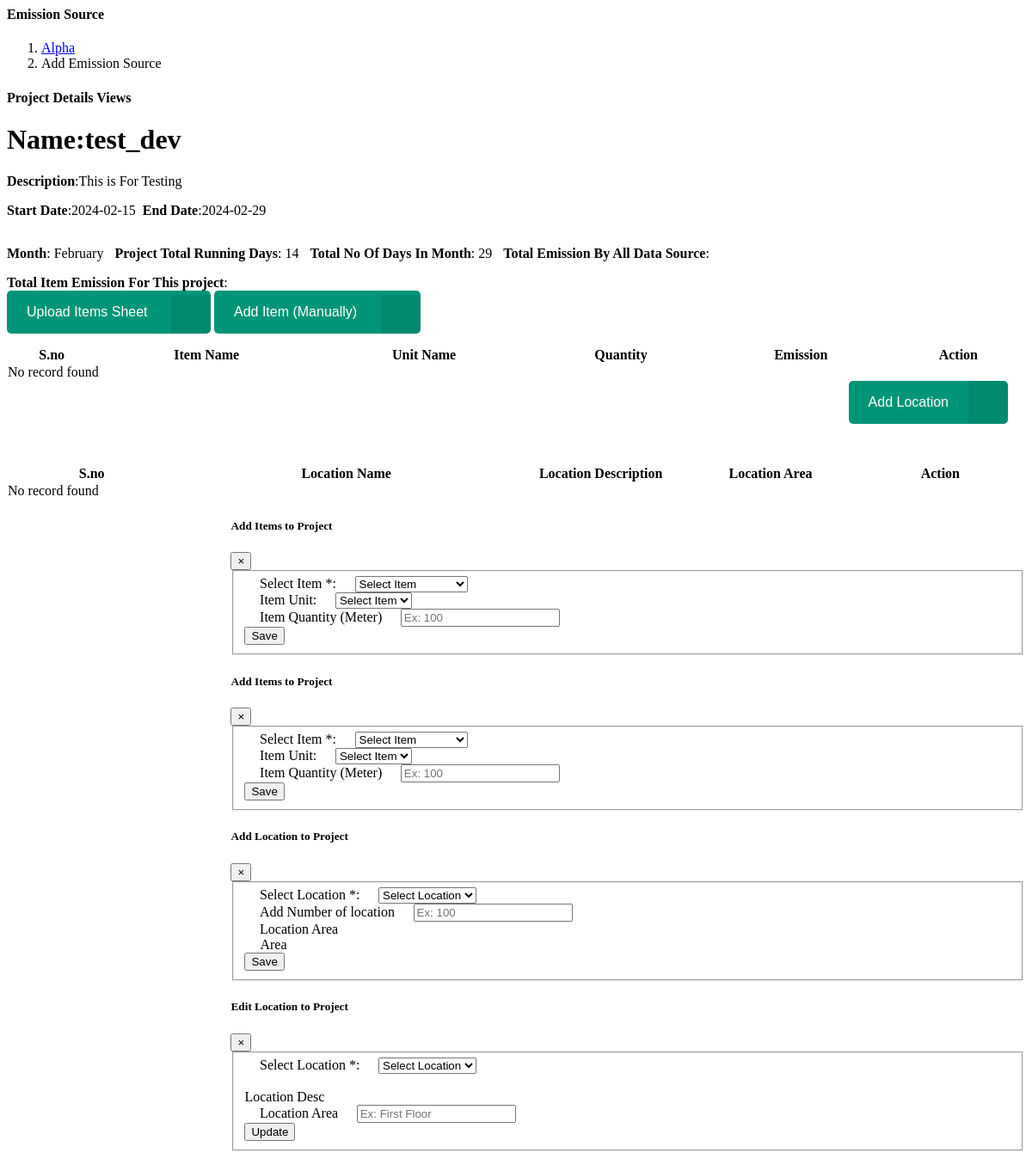
/alpha20feb/view-project_detail.php?view=test_dev (signed in), run on the app's committed database.
### tables this page shows
CREATE TABLE `project_master` (
  `project_master_id` int(11) NOT NULL,
  `project_name` varchar(250) NOT NULL,
  `project_master_location_id` varchar(100) NOT NULL,
  `project_master_description` longtext NOT NULL,
  `project_master_is_visibility` int(11) NOT NULL DEFAULT 0,
  `project_master_status` int(11) NOT NULL,
  `project_master_start_date` date NOT NULL,
  `project_master_end_date` date NOT NULL,
  `project_created_on` datetime NOT NULL,
  `project_updated_on` datetime NOT NULL,
  `project_created_by` int(11) NOT NULL,
  `project_updated_by` int(11) NOT NULL,
  `project_user_id` int(11) DEFAULT NULL
);

### alpha20feb/view-project_detail.php (the view, shortened to what the rows shown need)
<link href="plugins/datatables/dataTables.bootstrap4.min.css" rel="stylesheet" type="text/css" />
<link href="plugins/datatables/buttons.bootstrap4.min.css" rel="stylesheet" type="text/css" />
<link href="plugins/datatables/responsive.bootstrap4.min.css" rel="stylesheet" type="text/css" />
<link href="plugins/datatables/select.bootstrap4.min.css" rel="stylesheet" type="text/css" />
<link href="plugins/sweetalert2/sweetalert2.min.css" rel="stylesheet" type="text/css" />
<?php include 'config.php';
$data = new Databases;
?>
 <div class="content-page">
        <div class="content">
            <div class="container-fluid">
                <div class="row">
                    <div class="col-12">
                        <div class="card-box table-responsive">
                         <?php if(isset($_GET['view'])){
                         $view = $_GET['view'];
                         $where =$view;
                         $getDataByid = $data->select_where('project_master',$where);
                         }else{
                             $projectID=-1;
                         }
                         ?>
                      <div classs="row">
                          <div class="col-md-12 text-center"><h1 class="c-font"><strong>Name</strong>:<?=$getDataByid[0]['project_name'];?></h1></div>
                          <div class="col-md-12"><p><strong>Description</strong>:<?=$getDataByid[0]['project_master_description'];?></p></div>
                          <div class="col-md-12"><p>
                          <strong>Start Date</strong>:<?php $date=date_create($getDataByid[0]['project_master_start_date']); echo date_format($date,"Y-m-d"); $start_date=date_format($date,"Y-m-d");?>
                        <strong>&nbsp;End Date</strong>:<?php $edate=date_create($getDataByid[0]['project_master_end_date']); echo date_format($edate,"Y-m-d"); $end_date=date_format($edate,"Y-m-d");?></p></div>
                      </div>
                        </div>
                    </div>
                     <div class="col-12" id="addItems">
                        <div class="card-box">
                        <div class="row">
                        <div class="col-md-6 col-xl-6">
                            <table id="responsive-datatable" class="table table-bordered table-bordered dt-responsive mt-5" cellspacing="0" width="100%">
                                <thead>
                                <tr>
                        		  <th scope="col" style="wdith:10%">S.no</th>
                                  <th scope="col">Item Name</th>
                                  <th scope="col">Unit Name</th>
                                  <th scope="col">Quantity</th>
                                  <th scope="col">Emission</th>
                                  <th scope="col">Action</th>
                            	</tr>
                                </thead>
                            </table>
                        </div>
                         <div class="col-md-6 col-xl-6">
                            <table id="responsive-datatable" class="table table-bordered table-bordered dt-responsive mt-5" cellspacing="0" width="100%">
                                <thead>
                                <tr>
                        		  <th scope="col" style="width:10%">S.no</th>
                                  <th scope="col"style="width:20%">Location Name</th>
                                  <th scope="col" style="width:10%">Location Description</th>
                                 <th scope="col" style="width:10%">Location Area</th>
                                  <th scope="col" style="width:10%">Action</th>
                            	</tr>
                                </thead>
                            </table>
                         </div>
                         </div>
                    </div>
                    </div>
                </div>
             </div>
        </div>
    </div>

### data on the page
project_master: project_name "test_dev", project_master_description "This is For Testing", project_master_start_date "2024-02-15", project_master_end_date "2024-02-29"

### other printed values
$totalPrunMonth[0]['monthName'] "February"
$totalPrunMonth[0]['totalDaysProjectrun'] "14"
$noOfDays_in_Month "29"
